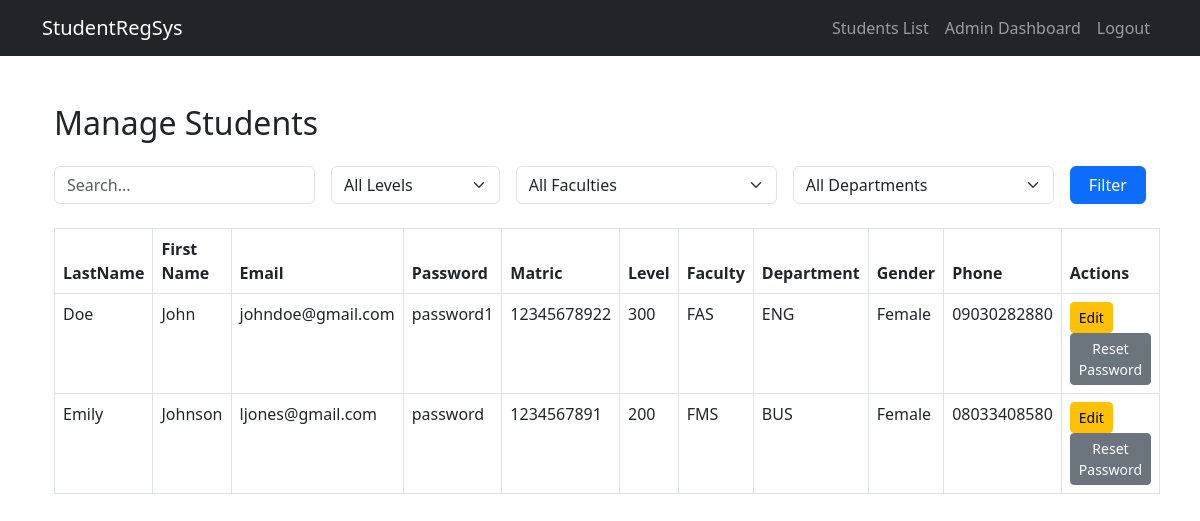
The app's page /admin/students.php (signed in) with its own data.
### tables this page shows
CREATE TABLE `students` (
  `id` int(11) NOT NULL,
  `last_name` varchar(100) NOT NULL,
  `first_name` varchar(100) NOT NULL,
  `middle_name` varchar(100) DEFAULT NULL,
  `email` varchar(100) NOT NULL,
  `password` varchar(255) NOT NULL,
  `confirm_password` varchar(100) NOT NULL,
  `level` varchar(20) NOT NULL,
  `faculty` varchar(20) NOT NULL,
  `department` varchar(20) NOT NULL,
  `matric_number` varchar(20) NOT NULL,
  `gender` enum('Male','Female') NOT NULL,
  `phone` varchar(20) DEFAULT NULL,
  `name` varchar(255) DEFAULT NULL,
  `created_at` timestamp NOT NULL DEFAULT current_timestamp()
);

### admin/students.php (the view, shortened to what this page needs)
<?php
require_once '../config/db.php';
$limit = 10;
$page = isset($_GET['page']) ? (int) $_GET['page'] : 1;
$offset = ($page - 1) * $limit;
$search = $_GET['search'] ?? '';
$query = "SELECT s.* FROM students s
          WHERE 1";
$params = [];
$query .= " ORDER BY s.last_name ASC LIMIT $limit OFFSET $offset";
$stmt = $pdo->prepare($query);
$stmt->execute($params);
$students = $stmt->fetchAll(PDO::FETCH_ASSOC);
include '../includes/header.php';
?>
<div class="container mt-5">
    <h2 class="mb-4">Manage Students</h2>
    <form class="row g-3 mb-4" method="get">
        <div class="col-md-3">
            <input type="text" name="search" class="form-control" placeholder="Search..." value="<?= htmlspecialchars($search) ?>">
        </div>
        <div class="col-md-2">
            <select name="level" class="form-select">
                <option value="">All Levels</option>
            </select>
        </div>
        <div class="col-md-3">
            <select name="faculty" class="form-select">
                <option value="">All Faculties</option>
            </select>
        </div>
        <div class="col-md-3">
            <select name="department" class="form-select">
                <option value="">All Departments</option>
            </select>
        </div>
        <div class="col-md-1">
            <button class="btn btn-primary w-100">Filter</button>
        </div>
    </form>
    <table class="table table-bordered table-hover">
        <thead>
            <tr>
                <th>LastName</th>
                <th>First Name</th>
                <th>Email</th>
                <th>Password</th>
                <th>Matric</th>
                <th>Level</th>
                <th>Faculty</th>
                <th>Department</th>
                <th>Gender</th>
                <th>Phone</th>
                <th>Actions</th>
            </tr>
        </thead>
        <tbody>
        <?php if ($students): ?>
            <?php foreach ($students as $s): ?>
                <tr>
                    <td><?= htmlspecialchars($s['last_name']) ?></td>
                      <td><?= htmlspecialchars($s['first_name']) ?></td>
                    <td><?= htmlspecialchars($s['email']) ?></td>
                       <td><?= htmlspecialchars($s['confirm_password']) ?></td>
                    <td><?= htmlspecialchars($s['matric_number']) ?></td>
                    <td><?= htmlspecialchars($s['level']) ?></td>
                    <td><?= htmlspecialchars($s['faculty']) ?></td>
                    <td><?= htmlspecialchars($s['department']) ?></td>
                    <td><?= htmlspecialchars($s['gender']) ?></td>
                    <td><?= htmlspecialchars($s['phone']) ?></td>
                    <td>
                        <a href="edit_student.php?id=<?= $s['id'] ?>" class="btn btn-sm btn-warning">Edit</a>
                        <a href="reset_password.php?id=<?= $s['id'] ?>" class="btn btn-sm btn-secondary">Reset Password</a>
                    </td>
                </tr>
            <?php endforeach; ?>
        <?php else: ?>
            <tr><td colspan="9" class="text-center">No students found.</td></tr>
        <?php endif; ?>
        </tbody>
    </table>
</div>
<?php include '../includes/footer.php'; ?>

### includes/header.php (shortened to what this page needs)
<!DOCTYPE html>
<html lang="en">
<head>
    <link href="/assets/css/bootstrap.min.css" rel="stylesheet" />
</head>
<body>
<nav class="navbar navbar-expand-lg navbar-dark bg-dark">
  <div class="container">
    <a class="navbar-brand" href="/index.php">StudentRegSys</a>
    <div class="collapse navbar-collapse" id="navbarNav">
      <ul class="navbar-nav ms-auto">
        <?php if (isset($_SESSION['student_id'])): ?>
            <li class="nav-item"><a class="nav-link" href="/">Welcome</a></li>
          <li class="nav-item"><a class="nav-link" href="/moodle">Moodle</a></li>
          <li class="nav-item"><a class="nav-link" href="/admin//dashboard.php">Dashboard</a></li>
          <li class="nav-item"><a class="nav-link" href="/logout.php">Logout</a></li>
        <?php elseif (isset($_SESSION['admin_id'])): ?>
          <li class="nav-item"><a class="nav-link" href="/admin/students.php">Students List</a></li>
          <li class="nav-item"><a class="nav-link" href="/admin/dashboard.php">Admin Dashboard</a></li>
          <li class="nav-item"><a class="nav-link" href="/logout.php">Logout</a></li>
        <?php endif; ?>
      </ul>
    </div>
  </div>
</nav>
<div class="container mt-4">

### includes/footer.php (shortened to what this page needs)
</div>
</body>
</html>

### records on screen
students: last_name "Doe", first_name "John", email "johndoe@gmail.com", confirm_password "password1", matric_number "12345678922", level "300", faculty "FAS", department "ENG", gender "Female", phone "09030282880"
students: last_name "Emily", first_name "Johnson", email "ljones@gmail.com", confirm_password "password", matric_number "1234567891", level "200", faculty "FMS", department "BUS", gender "Female", phone "08033408580"
